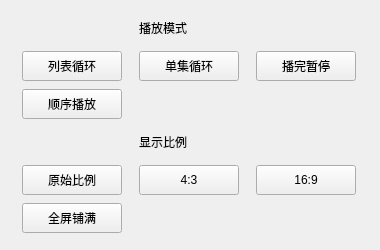
<?xml version="1.0" encoding="UTF-8"?>
<ui version="4.0">
 <class>ConfigDialog</class>
 <widget class="QWidget" name="ConfigDialog">
  <property name="geometry">
   <rect>
    <x>0</x>
    <y>0</y>
    <width>380</width>
    <height>250</height>
   </rect>
  </property>
  <property name="windowTitle">
   <string>Form</string>
  </property>
  <layout class="QGridLayout" name="gridLayout">
   <item row="1" column="0">
    <widget class="QPushButton" name="btn_mode0">
     <property name="minimumSize">
      <size>
       <width>100</width>
       <height>30</height>
      </size>
     </property>
     <property name="maximumSize">
      <size>
       <width>100</width>
       <height>30</height>
      </size>
     </property>
     <property name="text">
      <string>列表循环</string>
     </property>
    </widget>
   </item>
   <item row="1" column="1">
    <widget class="QPushButton" name="btn_mode1">
     <property name="minimumSize">
      <size>
       <width>100</width>
       <height>30</height>
      </size>
     </property>
     <property name="maximumSize">
      <size>
       <width>100</width>
       <height>30</height>
      </size>
     </property>
     <property name="text">
      <string>单集循环</string>
     </property>
    </widget>
   </item>
   <item row="1" column="2">
    <widget class="QPushButton" name="btn_mode2">
     <property name="minimumSize">
      <size>
       <width>100</width>
       <height>30</height>
      </size>
     </property>
     <property name="maximumSize">
      <size>
       <width>100</width>
       <height>30</height>
      </size>
     </property>
     <property name="text">
      <string>播完暂停</string>
     </property>
    </widget>
   </item>
   <item row="2" column="0">
    <widget class="QPushButton" name="btn_mode3">
     <property name="minimumSize">
      <size>
       <width>100</width>
       <height>30</height>
      </size>
     </property>
     <property name="maximumSize">
      <size>
       <width>100</width>
       <height>30</height>
      </size>
     </property>
     <property name="text">
      <string>顺序播放</string>
     </property>
    </widget>
   </item>
   <item row="4" column="0">
    <widget class="QPushButton" name="btn_rate0">
     <property name="minimumSize">
      <size>
       <width>100</width>
       <height>30</height>
      </size>
     </property>
     <property name="maximumSize">
      <size>
       <width>100</width>
       <height>30</height>
      </size>
     </property>
     <property name="text">
      <string>原始比例</string>
     </property>
    </widget>
   </item>
   <item row="4" column="1">
    <widget class="QPushButton" name="btn_rate1">
     <property name="minimumSize">
      <size>
       <width>100</width>
       <height>30</height>
      </size>
     </property>
     <property name="maximumSize">
      <size>
       <width>100</width>
       <height>30</height>
      </size>
     </property>
     <property name="text">
      <string>4:3</string>
     </property>
    </widget>
   </item>
   <item row="4" column="2">
    <widget class="QPushButton" name="btn_rate2">
     <property name="minimumSize">
      <size>
       <width>100</width>
       <height>30</height>
      </size>
     </property>
     <property name="maximumSize">
      <size>
       <width>100</width>
       <height>30</height>
      </size>
     </property>
     <property name="text">
      <string>16:9</string>
     </property>
    </widget>
   </item>
   <item row="5" column="0">
    <widget class="QPushButton" name="btn_rate3">
     <property name="minimumSize">
      <size>
       <width>100</width>
       <height>30</height>
      </size>
     </property>
     <property name="maximumSize">
      <size>
       <width>100</width>
       <height>30</height>
      </size>
     </property>
     <property name="text">
      <string>全屏铺满</string>
     </property>
    </widget>
   </item>
   <item row="0" column="1">
    <widget class="QLabel" name="label">
     <property name="sizePolicy">
      <sizepolicy hsizetype="Preferred" vsizetype="Fixed">
       <horstretch>0</horstretch>
       <verstretch>0</verstretch>
      </sizepolicy>
     </property>
     <property name="maximumSize">
      <size>
       <width>16777215</width>
       <height>30</height>
      </size>
     </property>
     <property name="text">
      <string>播放模式</string>
     </property>
    </widget>
   </item>
   <item row="3" column="1">
    <widget class="QLabel" name="label_2">
     <property name="sizePolicy">
      <sizepolicy hsizetype="Preferred" vsizetype="Fixed">
       <horstretch>0</horstretch>
       <verstretch>0</verstretch>
      </sizepolicy>
     </property>
     <property name="maximumSize">
      <size>
       <width>16777215</width>
       <height>30</height>
      </size>
     </property>
     <property name="text">
      <string>显示比例</string>
     </property>
    </widget>
   </item>
  </layout>
 </widget>
 <resources/>
 <connections/>
</ui>
